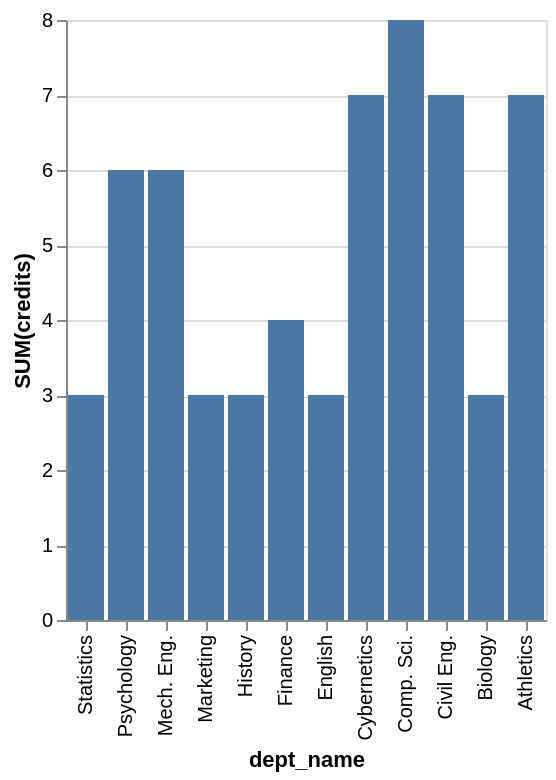

Here is the Vega-Lite specification saved for this chart:
### Vega-Lite specification from a JSON file in a GitHub repository (floating-point values rounded to 4 significant figures)
{"data": {"values": [{"x_data": "Statistics", "y_data": 3}, {"x_data": "Psychology", "y_data": 6}, {"x_data": "Mech. Eng.", "y_data": 6}, {"x_data": "Marketing", "y_data": 3}, {"x_data": "History", "y_data": 3}, {"x_data": "Finance", "y_data": 4}, {"x_data": "English", "y_data": 3}, {"x_data": "Cybernetics", "y_data": 7}, {"x_data": "Comp. Sci.", "y_data": 8}, {"x_data": "Civil Eng.", "y_data": 7}, {"x_data": "Biology", "y_data": 3}, {"x_data": "Athletics", "y_data": 7}]}, "mark": "bar", "encoding": {"x": {"field": "x_data", "type": "nominal", "title": "dept_name", "sort": "descending"}, "y": {"field": "y_data", "type": "quantitative", "title": "SUM(credits)"}}}
